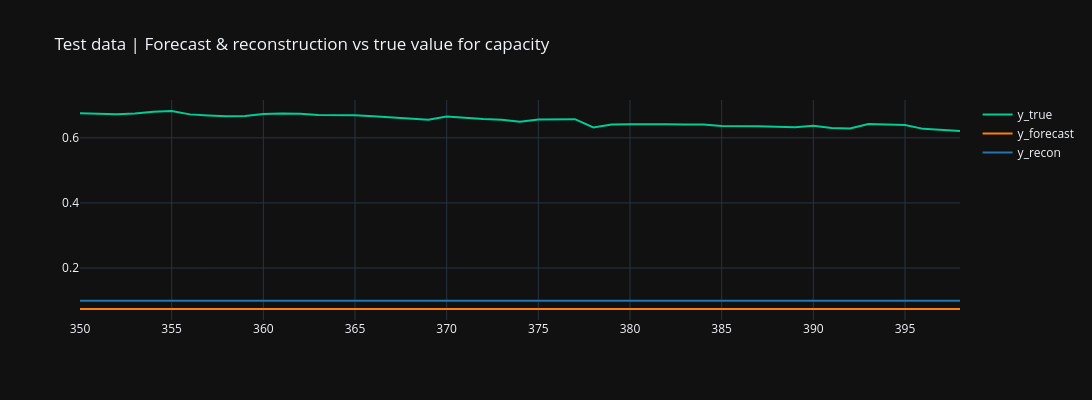
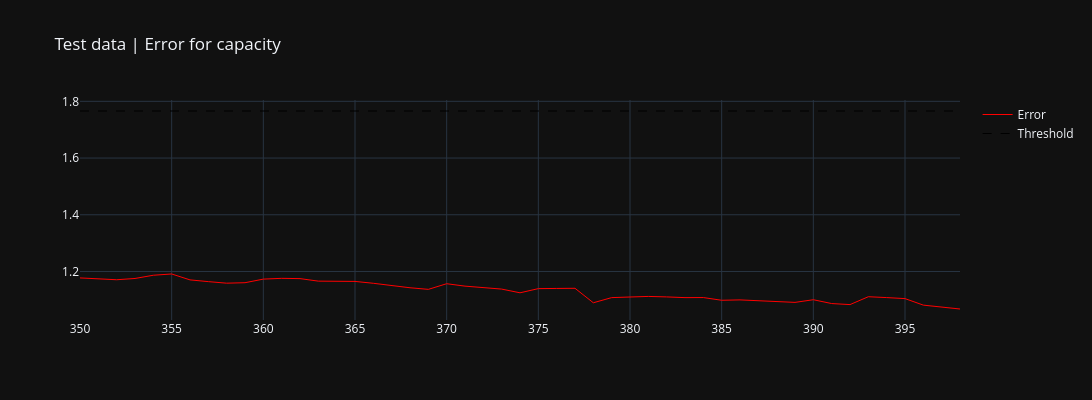
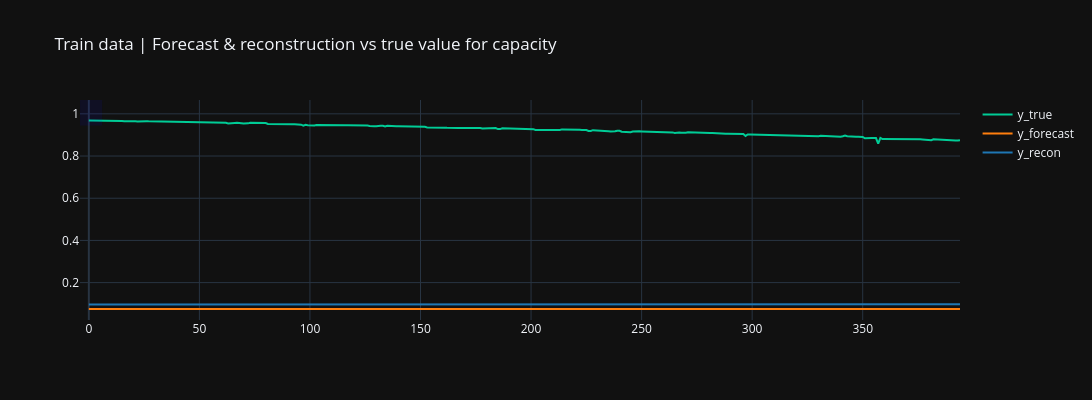
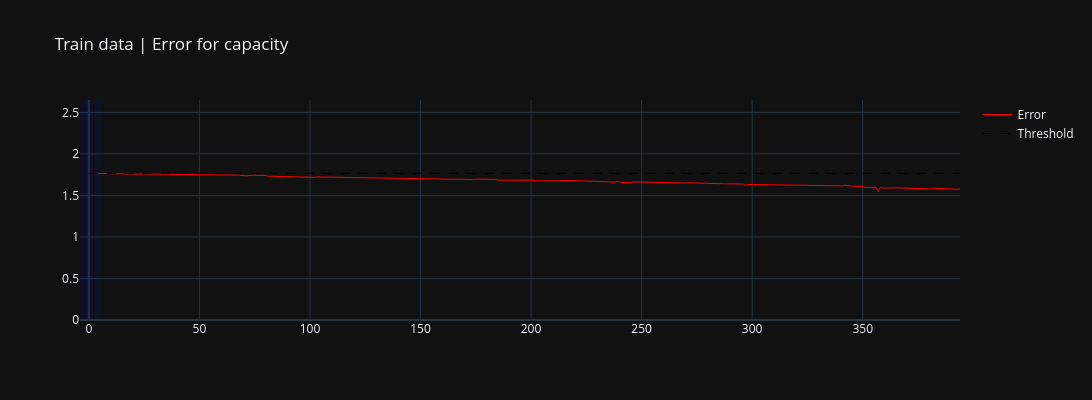

Notebook code cell kept with these figures, in order:
### Markdown cell above
## Interactive plot 
- Interactive plot of forecastings, reconstructions,actual values, errors, etc of the specified feature.
- Params:
    - ```feature```: which feature to visualize
    - ```plot_train```: whether to also plot for train set
    - ```plot_errors```: whether to plot anomaly scores (error) for the feature
    - ```plot_feature_anom```: if True, the feature-wise threshold and anomaly prediction is included
    - ```start```: start index of dataset
    - ```end```: end index of dataset

If ```plot_feature_anom``` is set to True:
- Predicted anomalies (for the particular feature) are visualized by a light blue rectangle.
- As we only predict one feature for SMAP and MSL, the actual (true) anomalies are included using a red rectangle, making correctly predicted anomalies purple.

### Code cell
plotter.plot_feature(
    feature=0, 
    plot_train=True, 
    plot_errors=True, 
    plot_feature_anom=True,
    start=350, 
    end=3000
)

### Figure 1 — Plotly figure (JSON) as saved in the notebook; plotly's stock layout.template omitted (floating-point values rounded to 4 significant figures)
{"data": [{"line": {"color": "rgb(0, 204, 150, 0.5)", "width": 2}, "name": "y_true", "x": [350, 351, 352, 353, 354, 355, 356, 357, 358, 359, 360, 361, 362, 363, 364, 365, 366, 367, 368, 369, 370, 371, 372, 373, 374, 375, 376, 377, 378, 379, 380, 381, 382, 383, 384, 385, 386, 387, 388, 389, 390, 391, 392, 393, 394, 395, 396, 397, 398], "y": [0.6756, 0.6738, 0.6724, 0.6746, 0.6803, 0.6825, 0.6721, 0.669, 0.6663, 0.6671, 0.6735, 0.6749, 0.6744, 0.6699, 0.6699, 0.6694, 0.6661, 0.6619, 0.6582, 0.6554, 0.6653, 0.6611, 0.658, 0.6559, 0.6493, 0.6567, 0.657, 0.6573, 0.6318, 0.6409, 0.642, 0.643, 0.6421, 0.6409, 0.641, 0.6363, 0.6369, 0.6359, 0.6345, 0.6325, 0.6372, 0.6305, 0.6286, 0.6425, 0.641, 0.6392, 0.6276, 0.6238, 0.6208], "type": "scatter"}, {"line": {"color": "rgb(255, 127, 14, 1)", "width": 2}, "name": "y_forecast", "x": [350, 351, 352, 353, 354, 355, 356, 357, 358, 359, 360, 361, 362, 363, 364, 365, 366, 367, 368, 369, 370, 371, 372, 373, 374, 375, 376, 377, 378, 379, 380, 381, 382, 383, 384, 385, 386, 387, 388, 389, 390, 391, 392, 393, 394, 395, 396, 397, 398], "y": [0.07428, 0.07428, 0.07427, 0.07427, 0.07426, 0.07426, 0.07426, 0.07425, 0.07425, 0.07426, 0.07425, 0.07424, 0.07424, 0.07423, 0.07424, 0.07424, 0.07424, 0.07423, 0.07423, 0.07422, 0.07422, 0.07421, 0.0742, 0.0742, 0.0742, 0.07419, 0.07419, 0.07419, 0.07418, 0.07417, 0.07417, 0.07417, 0.07414, 0.07414, 0.07414, 0.07413, 0.07413, 0.07413, 0.07412, 0.07412, 0.07411, 0.07411, 0.07411, 0.0741, 0.07411, 0.0741, 0.0741, 0.0741, 0.0741], "type": "scatter"}, {"line": {"color": "rgb(31, 119, 180, 1)", "width": 2}, "name": "y_recon", "x": [350, 351, 352, 353, 354, 355, 356, 357, 358, 359, 360, 361, 362, 363, 364, 365, 366, 367, 368, 369, 370, 371, 372, 373, 374, 375, 376, 377, 378, 379, 380, 381, 382, 383, 384, 385, 386, 387, 388, 389, 390, 391, 392, 393, 394, 395, 396, 397, 398], "y": [0.09953, 0.09955, 0.09957, 0.09958, 0.09958, 0.09958, 0.09959, 0.09958, 0.09957, 0.09959, 0.09959, 0.0996, 0.0996, 0.09959, 0.09957, 0.09955, 0.09956, 0.09957, 0.09958, 0.0996, 0.0996, 0.09963, 0.09966, 0.09964, 0.09966, 0.09966, 0.09966, 0.09968, 0.09973, 0.09971, 0.09972, 0.0998, 0.09981, 0.09982, 0.09983, 0.09984, 0.09984, 0.09984, 0.09986, 0.09987, 0.09986, 0.09988, 0.09989, 0.09985, 0.09986, 0.09986, 0.09984, 0.09983, 0.09983], "type": "scatter"}], "layout": {"height": 400, "showlegend": true, "title": {"text": "Test data | Forecast & reconstruction vs true value for capacity "}, "width": 1100}}

### Figure 2 — Plotly figure (JSON) as saved in the notebook; plotly's stock layout.template omitted (floating-point values rounded to 4 significant figures)
{"data": [{"line": {"color": "red", "width": 1}, "name": "Error", "x": [350, 351, 352, 353, 354, 355, 356, 357, 358, 359, 360, 361, 362, 363, 364, 365, 366, 367, 368, 369, 370, 371, 372, 373, 374, 375, 376, 377, 378, 379, 380, 381, 382, 383, 384, 385, 386, 387, 388, 389, 390, 391, 392, 393, 394, 395, 396, 397, 398], "y": [1.177, 1.174, 1.171, 1.175, 1.187, 1.191, 1.17, 1.164, 1.159, 1.16, 1.173, 1.176, 1.175, 1.166, 1.166, 1.165, 1.158, 1.15, 1.143, 1.137, 1.157, 1.148, 1.142, 1.138, 1.125, 1.14, 1.14, 1.141, 1.09, 1.108, 1.11, 1.112, 1.11, 1.108, 1.108, 1.099, 1.1, 1.098, 1.095, 1.091, 1.1, 1.087, 1.083, 1.111, 1.108, 1.104, 1.081, 1.074, 1.068], "type": "scatter"}, {"line": {"color": "black", "dash": "dash", "width": 1}, "name": "Threshold", "x": [350, 351, 352, 353, 354, 355, 356, 357, 358, 359, 360, 361, 362, 363, 364, 365, 366, 367, 368, 369, 370, 371, 372, 373, 374, 375, 376, 377, 378, 379, 380, 381, 382, 383, 384, 385, 386, 387, 388, 389, 390, 391, 392, 393, 394, 395, 396, 397, 398], "y": [1.766, 1.766, 1.766, 1.766, 1.766, 1.766, 1.766, 1.766, 1.766, 1.766, 1.766, 1.766, 1.766, 1.766, 1.766, 1.766, 1.766, 1.766, 1.766, 1.766, 1.766, 1.766, 1.766, 1.766, 1.766, 1.766, 1.766, 1.766, 1.766, 1.766, 1.766, 1.766, 1.766, 1.766, 1.766, 1.766, 1.766, 1.766, 1.766, 1.766, 1.766, 1.766, 1.766, 1.766, 1.766, 1.766, 1.766, 1.766, 1.766], "type": "scatter"}], "layout": {"height": 400, "title": {"text": "Test data | Error for capacity"}, "width": 1100}}

### Figure 3 — Plotly figure (JSON) as saved in the notebook; plotly's stock layout.template omitted (floating-point values rounded to 4 significant figures; data arrays with more than 128 entries replaced by an {"elided": "..."} marker saying what was removed)
{"data": [{"line": {"color": "rgb(0, 204, 150, 0.5)", "width": 2}, "name": "y_true", "x": {"elided": "395 int values"}, "y": {"elided": "395 float values"}, "type": "scatter"}, {"line": {"color": "rgb(255, 127, 14, 1)", "width": 2}, "name": "y_forecast", "x": {"elided": "395 int values"}, "y": {"elided": "395 float values"}, "type": "scatter"}, {"line": {"color": "rgb(31, 119, 180, 1)", "width": 2}, "name": "y_recon", "x": {"elided": "395 int values"}, "y": {"elided": "395 float values"}, "type": "scatter"}], "layout": {"height": 400, "shapes": [{"fillcolor": "blue", "line": {"width": 0}, "opacity": 0.08, "type": "rect", "x0": -4, "x1": 6, "y0": 0.9443, "y1": 1.066}], "showlegend": true, "title": {"text": "Train data | Forecast & reconstruction vs true value for capacity "}, "width": 1100}}

### Figure 4 — Plotly figure (JSON) as saved in the notebook; plotly's stock layout.template omitted (floating-point values rounded to 4 significant figures; data arrays with more than 128 entries replaced by an {"elided": "..."} marker saying what was removed)
{"data": [{"line": {"color": "red", "width": 1}, "name": "Error", "x": {"elided": "395 int values"}, "y": {"elided": "395 float values"}, "type": "scatter"}, {"line": {"color": "black", "dash": "dash", "width": 1}, "name": "Threshold", "x": {"elided": "395 int values"}, "y": {"elided": "395 float values"}, "type": "scatter"}], "layout": {"height": 400, "shapes": [{"fillcolor": "blue", "line": {"width": 0}, "opacity": 0.08, "type": "rect", "x0": -4, "x1": 6, "y0": 0, "y1": 2.649}], "title": {"text": "Train data | Error for capacity"}, "width": 1100}}
